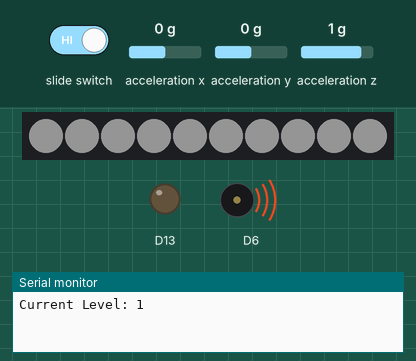
Recording of a sketch running on a simulated Adafruit Circuit Playground Express. On the bench: 10 RGB LEDs in strip order, left to right, output pins drawn as LEDs (lit = HIGH), buzzer (waves = sounding), the last lines printed to the serial monitor. Inputs (shaded band) come from the test bench; at power-on: acceleration x 0 g, acceleration y 0 g, acceleration z 1 g. Dim RGB values are drawn brighter than linear; the audio player accepts every command and is not drawn.

Above: at 2.36 s.
3.8 s: slide switch set LOW
At 6.92 s:
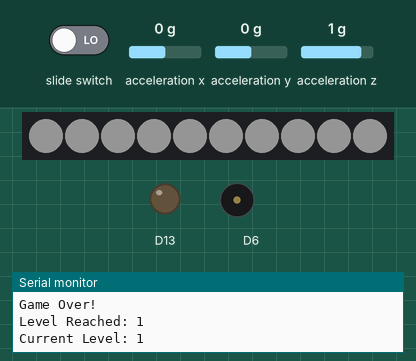
At 9.8 s:
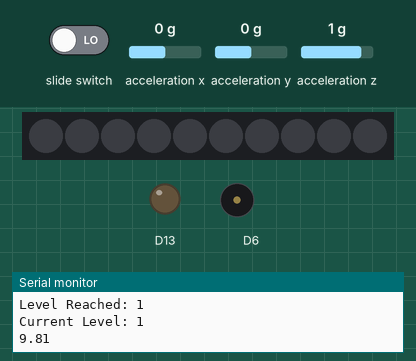
10.1 s: slide switch set HIGH
At 13.7 s:
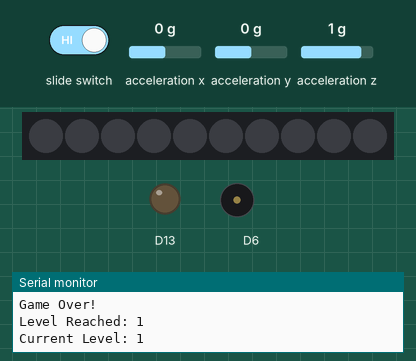
16.5 s: acceleration x set to -1.4 g
Timing chart, 0 to 31.9 s (numbered marks = the images above; inputs shaded):
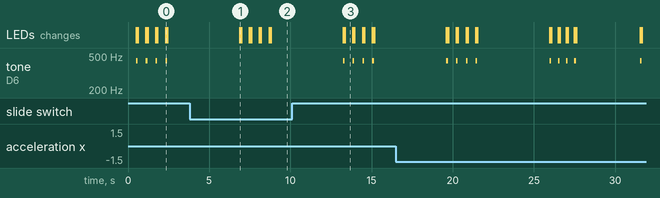

The sketch:

ENGR103_Final.ino
```cpp
#include <Adafruit_CircuitPlayground.h>
#include <Wire.h>
#include <SPI.h>

float X, Y, Z, totalAccel;
bool hitMark = 0;
int hitCounter = 0;
int speed = 500;
int level = 1;

bool switchState;

const uint8_t spSTART[] PROGMEM = {0x04,0xF8,0xC5,0x9C,0x03,0x1A,0xD0,0x80,0x04,0x38,0x00,0x06,0x58,0x22,0x7D,0x65,0x9D,0x87,0x8B,0x5B,0xD7,0x53,0x67,0x37,0x96,0x21,0x79,0x6F,0x7D,0xEB,0xD5,0x64,0xB7,0x92,0x43,0x9B,0xC7,0x50,0xDD,0x92,0x1D,0xF7,0x9E,0x53,0xDF,0xDD,0x59,0xCB,0x21,0xAD,0xF6,0x46,0xA0,0x08,0xE5,0x2E,0x22,0x1B,0x40,0x01,0xDD,0xB2,0x2A,0xE0,0xB7,0x0C,0x03,0x4C,0x9D,0x4A,0x80,0xEA,0x54,0xFE,0x1F};

///////////////////////////////////////////////////////////////////////////////
void setup() {
  Serial.begin(9600);
  CircuitPlayground.begin();
  CircuitPlayground.setAccelRange(LIS3DH_RANGE_8_G);
  switchState = CircuitPlayground.slideSwitch();

}

///////////////////////////////////////////////////////////////////////////////
void loop() {
  switchState = CircuitPlayground.slideSwitch();
  Serial.print("Current Level: ");
  Serial.println(level);
  pattern(speed);
  hitCheck();

  if (level < 6){
    if (hitCounter >= 4){
      hitCounter = 0;
      Serial.println("Level Passed!");
      speed = speed - 100;
      level++;
      delay(1000);
    }

    else{
      hitCounter = 0;
      Serial.println("Game Over!");
      Serial.print("Level Reached: ");
      Serial.println(level);
      level = 1;
      speed = 500;
      delay(1000);
    }
  }

  else if (level >= 6){
    Serial.println("You win!");
    level = 7;
  }
}

void pattern(int speed){
  CircuitPlayground.speaker.say(spSTART);
  delay(500);

  if (switchState == true){
    flashOn();
    CircuitPlayground.playTone(440, 100);
    CircuitPlayground.clearPixels();
    delay(speed);

    flashOn();
    CircuitPlayground.playTone(440, 100);
    CircuitPlayground.clearPixels();
    delay(speed);

    flashOn();
    CircuitPlayground.playTone(440, 100);
    CircuitPlayground.clearPixels();
    delay(speed);

    flashOn();
    CircuitPlayground.playTone(440, 100);
    CircuitPlayground.clearPixels();
    delay(speed);
  }

  else{
    flashOn();
    delay(100);
    CircuitPlayground.clearPixels();
    delay(speed);

    flashOn();
    delay(100);
    CircuitPlayground.clearPixels();
    delay(speed);

    flashOn();
    delay(100);
    CircuitPlayground.clearPixels();
    delay(speed);

    flashOn();
    delay(100);
    CircuitPlayground.clearPixels();
    delay(speed);
  }
}

void hitCheck(){
  for (int i=0; i<4; i++){
    hitMark = true;

    X = 0;
    Y = 0;
    Z = 0;

    for (int i=0; i<10; i++) {
      X += CircuitPlayground.motionX();
      Y += CircuitPlayground.motionY();
      Z += CircuitPlayground.motionZ();
      delay(1);
    }

    X /= 10;
    Y /= 10;
    Z /= 10;

    totalAccel = sqrt(X*X + Y*Y + Z*Z); //total acceleration is the magnitude of this vector?

    Serial.println(totalAccel);

    if (hitMark && totalAccel > 10){
      hitCounter++;
    }
    delay(100);
    hitMark = false;
    delay(speed);
  }

  Serial.println(hitCounter);
}

void flashOn(){
  CircuitPlayground.setPixelColor(0, 0xFFFFFF);
  CircuitPlayground.setPixelColor(1, 0xFFFFFF);
  CircuitPlayground.setPixelColor(2, 0xFFFFFF);
  CircuitPlayground.setPixelColor(3, 0xFFFFFF);
  CircuitPlayground.setPixelColor(4, 0xFFFFFF);
  CircuitPlayground.setPixelColor(5, 0xFFFFFF);
  CircuitPlayground.setPixelColor(6, 0xFFFFFF);
  CircuitPlayground.setPixelColor(7, 0xFFFFFF);
  CircuitPlayground.setPixelColor(8, 0xFFFFFF);
  CircuitPlayground.setPixelColor(9, 0xFFFFFF);
}
```

Measured:
- after the input at 3.8 s, tone on D6: stops changing and stays silent
- after the input at 10.1 s, tone on D6: alternates 440 Hz for 0.10 s and silent for 0.50 s, 8 changes in all, then stays silent, starting after 3.1 s
- by itself, tone on D6: alternates 440 Hz for 0.10 s and silent for 0.50 s, 8 changes in all, then stays silent
- what the display in image 3 shows lasts 0.5 s, from 13.3 s to 13.8 s
